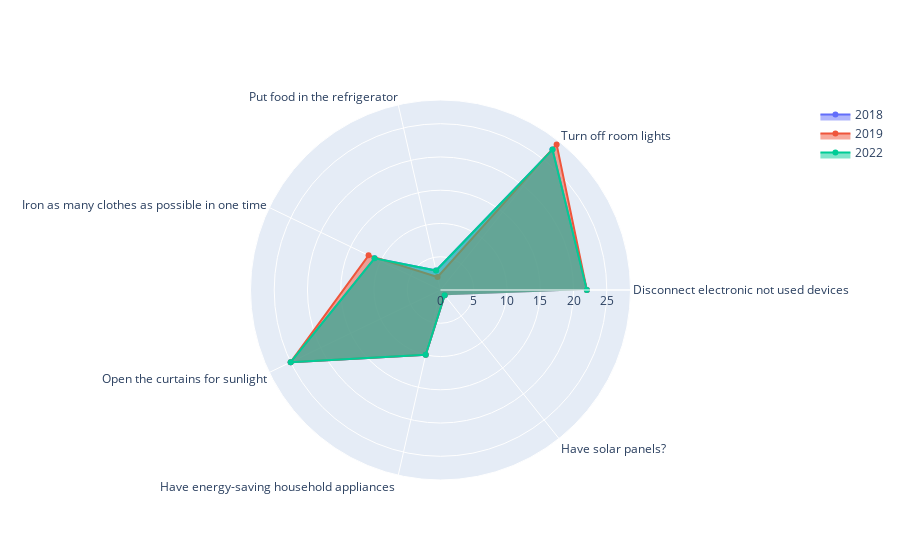

Notebook code for this chart:
### Code cell
fig = go.Figure()

for year in res:
  fig.add_trace(go.Scatterpolar(
    r=res[year],
    theta=['Disconnect electronic not used devices', 'Turn off room lights', 'Put food in the refrigerator', 'Iron as many clothes as possible in one time', 'Open the curtains for sunlight', 'Have energy-saving household appliances ', 'Have solar panels?'],
    fill='toself',
    name=year
  ))

fig.show()

### Figure 1 — Plotly figure (JSON) as saved in the notebook; plotly's stock layout.template omitted (floating-point values rounded to 4 significant figures)
{"data": [{"fill": "toself", "name": "2018", "r": [22, 27, 3, 11, 25, 10, 1], "theta": ["Disconnect electronic not used devices", "Turn off room lights", "Put food in the refrigerator", "Iron as many clothes as possible in one time", "Open the curtains for sunlight", "Have energy-saving household appliances ", "Have solar panels?"], "type": "scatterpolar"}, {"fill": "toself", "name": "2019", "r": [22, 28, 2, 12, 25, 10, 1], "theta": ["Disconnect electronic not used devices", "Turn off room lights", "Put food in the refrigerator", "Iron as many clothes as possible in one time", "Open the curtains for sunlight", "Have energy-saving household appliances ", "Have solar panels?"], "type": "scatterpolar"}, {"fill": "toself", "name": "2022", "r": [22, 27, 3, 11, 25, 10, 1], "theta": ["Disconnect electronic not used devices", "Turn off room lights", "Put food in the refrigerator", "Iron as many clothes as possible in one time", "Open the curtains for sunlight", "Have energy-saving household appliances ", "Have solar panels?"], "type": "scatterpolar"}], "layout": {}}
